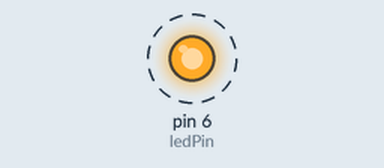
The sketch below on a simulated Arduino Uno, built with avr-gcc and run on an emulated ATmega328P. Shown: output pins drawn as LEDs (lit = HIGH). Dashed ring = blinking.

Above: at 0.05 s.
Timing chart, 0 to 3.0 s (numbered marks = the images above):
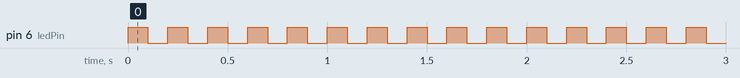

Measured:
- by itself, pin 6 (ledPin): alternates HIGH for 0.10 s and LOW for 0.10 s

The sketch:

lesson_1.2_Blink.ino
```cpp
/*
 keyestudio 4DOF Robot Arm Car
 lesson 1.2
 Blink
 http://www.keyestudio.com
*/
int ledPin=6;// Define the LED pin at D6
void setup()
{
  pinMode(ledPin, OUTPUT);// initialize ledpin as an output.
}
void loop() // the loop function runs over and over again forever
{
  digitalWrite(ledPin, HIGH); // turn the LED on (HIGH is the voltage level)
  delay(100); // wait for 0.1 second
  digitalWrite(ledPin, LOW); // turn the LED off by making the voltage LOW
  delay(100); // wait for 0.1 second
}
```
